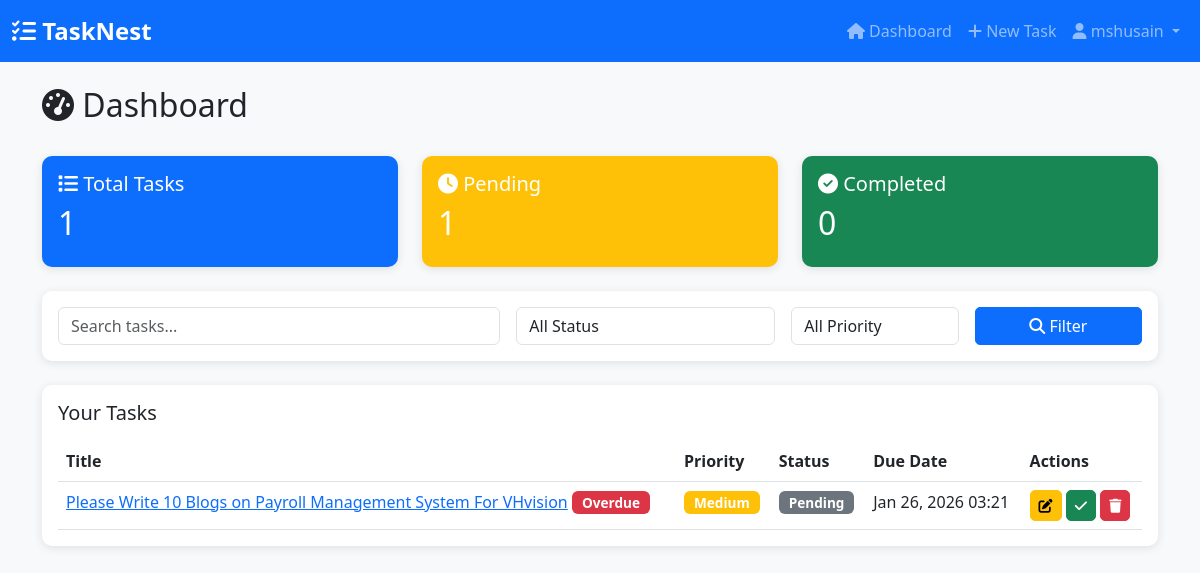
The app's page / (signed in) with its own data.
### tasks/models.py (models this page shows, shortened)
class Task(models.Model):
    PRIORITY_CHOICES = [
        ('low', 'Low'),
        ('medium', 'Medium'),
        ('high', 'High'),
    ]
    STATUS_CHOICES = [
        ('pending', 'Pending'),
        ('in_progress', 'In Progress'),
        ('completed', 'Completed'),
    ]
    user = models.ForeignKey(User, on_delete=models.CASCADE, related_name='tasks')
    title = models.CharField(max_length=200)
    description = models.TextField(blank=True)
    priority = models.CharField(max_length=10, choices=PRIORITY_CHOICES, default='medium')
    status = models.CharField(max_length=15, choices=STATUS_CHOICES, default='pending')
    due_date = models.DateTimeField(null=True, blank=True)
    created_at = models.DateTimeField(auto_now_add=True)
    updated_at = models.DateTimeField(auto_now=True)
    completed_at = models.DateTimeField(null=True, blank=True)
    class Meta:
        ordering = ['-created_at']
    def is_overdue(self):
        if self.due_date and self.status != 'completed':
            return timezone.now() > self.due_date
        return False

### tasks/views.py (the view)
# urls.py: path('', views.dashboard_view, name='dashboard'),
@login_required
def dashboard_view(request):
    search_query = request.GET.get('search', '')
    status_filter = request.GET.get('status', '')
    priority_filter = request.GET.get('priority', '')
    tasks = Task.objects.filter(user=request.user)
    if search_query:
        tasks = tasks.filter(
            Q(title__icontains=search_query) |
            Q(description__icontains=search_query)
        )
    if status_filter:
        tasks = tasks.filter(status=status_filter)
    if priority_filter:
        tasks = tasks.filter(priority=priority_filter)
    context = {
        'tasks': tasks,
        'total_tasks': Task.objects.filter(user=request.user).count(),
        'pending_tasks': Task.objects.filter(user=request.user, status='pending').count(),
        'completed_tasks': Task.objects.filter(user=request.user, status='completed').count(),
        'search_query': search_query,
        'status_filter': status_filter,
        'priority_filter': priority_filter,
    }
    return render(request, 'tasks/dashboard.html', context)

### tasks/templates/tasks/dashboard.html (shortened to what this page needs)
{% extends 'tasks/base.html' %}
{% block content %}
<div class="row mb-4">
    <div class="col-md-12">
        <h2><i class="fas fa-tachometer-alt"></i> Dashboard</h2>
    </div>
</div>
<div class="row mb-4">
    <div class="col-md-4">
        <div class="card bg-primary text-white">
            <div class="card-body">
                <h5 class="card-title"><i class="fas fa-list"></i> Total Tasks</h5>
                <h2>{{ total_tasks }}</h2>
            </div>
        </div>
    </div>
    <div class="col-md-4">
        <div class="card bg-warning text-white">
            <div class="card-body">
                <h5 class="card-title"><i class="fas fa-clock"></i> Pending</h5>
                <h2>{{ pending_tasks }}</h2>
            </div>
        </div>
    </div>
    <div class="col-md-4">
        <div class="card bg-success text-white">
            <div class="card-body">
                <h5 class="card-title"><i class="fas fa-check-circle"></i> Completed</h5>
                <h2>{{ completed_tasks }}</h2>
            </div>
        </div>
    </div>
</div>
<div class="card mb-4">
    <div class="card-body">
        <form method="get" class="row g-3">
            <div class="col-md-5">
                <input type="text" class="form-control" name="search" placeholder="Search tasks..." value="{{ search_query }}">
            </div>
            <div class="col-md-3">
                <select class="form-control" name="status">
                    <option value="">All Status</option>
                </select>
            </div>
            <div class="col-md-2">
                <select class="form-control" name="priority">
                    <option value="">All Priority</option>
                </select>
            </div>
            <div class="col-md-2">
                <button type="submit" class="btn btn-primary w-100">
                    <i class="fas fa-search"></i> Filter
                </button>
            </div>
        </form>
    </div>
</div>
<div class="card">
    <div class="card-body">
        <h5 class="card-title mb-3">Your Tasks</h5>
        {% if tasks %}
        <div class="table-responsive">
            <table class="table table-hover">
                <thead>
                    <tr>
                        <th>Title</th>
                        <th>Priority</th>
                        <th>Status</th>
                        <th>Due Date</th>
                        <th>Actions</th>
                    </tr>
                </thead>
                <tbody>
                    {% for task in tasks %}
                    <tr>
                        <td>
                            <a href="{% url 'tasks:task_detail' task.pk %}">{{ task.title }}</a>
                            {% if task.is_overdue %}
                            <span class="badge bg-danger">Overdue</span>
                            {% endif %}
                        </td>
                        <td>
                            {% if task.priority == 'high' %}
                            <span class="badge bg-danger">High</span>
                            {% elif task.priority == 'medium' %}
                            <span class="badge bg-warning">Medium</span>
                            {% else %}
                            <span class="badge bg-info">Low</span>
                            {% endif %}
                        </td>
                        <td>
                            {% if task.status == 'completed' %}
                            <span class="badge bg-success">Completed</span>
                            {% elif task.status == 'in_progress' %}
                            <span class="badge bg-primary">In Progress</span>
                            {% else %}
                            <span class="badge bg-secondary">Pending</span>
                            {% endif %}
                        </td>
                        <td>{{ task.due_date|date:"M d, Y H:i"|default:"-" }}</td>
                        <td>
                            <a href="{% url 'tasks:task_update' task.pk %}" class="btn btn-sm btn-warning">
                                <i class="fas fa-edit"></i>
                            </a>
                            {% if task.status != 'completed' %}
                            <a href="{% url 'tasks:task_complete' task.pk %}" class="btn btn-sm btn-success">
                                <i class="fas fa-check"></i>
                            </a>
                            {% endif %}
                            <a href="{% url 'tasks:task_delete' task.pk %}" class="btn btn-sm btn-danger">
                                <i class="fas fa-trash"></i>
                            </a>
                        </td>
                    </tr>
                    {% endfor %}
                </tbody>
            </table>
        </div>
        {% endif %}
    </div>
</div>
{% endblock %}

### tasks/templates/tasks/base.html (shortened to what this page needs)
<!DOCTYPE html>
<html lang="en">
<head>
    <link href="https://cdn.jsdelivr.net/npm/bootstrap@5.3.0/dist/css/bootstrap.min.css" rel="stylesheet">
    <link rel="stylesheet" href="https://cdnjs.cloudflare.com/ajax/libs/font-awesome/6.4.0/css/all.min.css">
    {% load static %}
    <link rel="stylesheet" href="{% static 'tasks/css/style.css' %}">
</head>
<body>
    {% if user.is_authenticated %}
    <nav class="navbar navbar-expand-lg navbar-dark bg-primary">
        <div class="container-fluid">
            <a class="navbar-brand" href="{% url 'tasks:dashboard' %}">
                <i class="fas fa-tasks"></i> TaskNest
            </a>
            <div class="collapse navbar-collapse" id="navbarNav">
                <ul class="navbar-nav ms-auto">
                    <li class="nav-item">
                        <a class="nav-link" href="{% url 'tasks:dashboard' %}">
                            <i class="fas fa-home"></i> Dashboard
                        </a>
                    </li>
                    <li class="nav-item">
                        <a class="nav-link" href="{% url 'tasks:task_create' %}">
                            <i class="fas fa-plus"></i> New Task
                        </a>
                    </li>
                    <li class="nav-item dropdown">
                        <a class="nav-link dropdown-toggle" href="#" id="navbarDropdown" role="button" data-bs-toggle="dropdown">
                            <i class="fas fa-user"></i> {{ user.username }}
                        </a>
                    </li>
                </ul>
            </div>
        </div>
    </nav>
    {% endif %}
    <main class="container mt-4">
        {% block content %}{% endblock %}
    </main>
</body>
</html>

### tasks/static/tasks/css/style.css (style rules this page uses)
body { background-color: #f8f9fa; font-family: 'Segoe UI', Tahoma, Geneva, Verdana, sans-serif; }
.navbar-brand { font-weight: bold; font-size: 1.5rem; }
.card { border: none; border-radius: 10px; box-shadow: 0 2px 10px rgba(0,0,0,0.1); }
.btn { border-radius: 5px; }
.badge { padding: 5px 10px; font-size: 0.85rem; }
.table { margin-bottom: 0; }

### records on screen
Task: title "Please Write 10 Blogs on Payroll Management System For VHvision", status "Overdue", priority "Medium", due_date "Jan 26, 2026 03:21"

### other values on screen
{{ user.username }} "mshusain"
{{ total_tasks }} "1"
{{ pending_tasks }} "1"
{{ completed_tasks }} "0"
